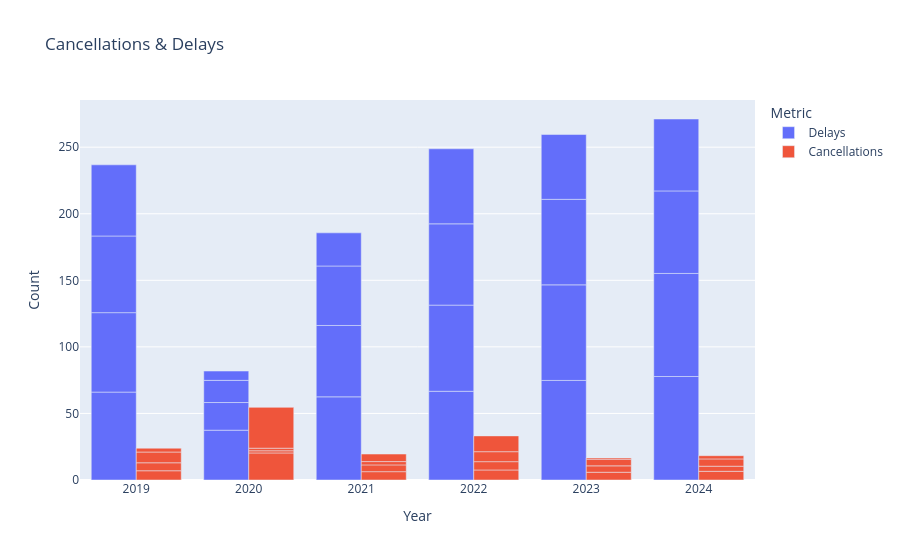

Here is the notebook cell this chart was saved with:
### Code cell
fig = px.bar(
    comparison,
    x='year',
    y=['Delays', 'Cancellations'],
    barmode='group',
    title='Cancellations & Delays',
    labels={'value': 'Count'}
)
fig.update_layout(
    legend_title_text='Metric' ,
    xaxis=dict(title='Year'),
)

fig.show()

### Figure 1 — Plotly figure (JSON) as saved in the notebook; plotly's stock layout.template omitted (floating-point values rounded to 4 significant figures)
{"data": [{"alignmentgroup": "True", "hovertemplate": "variable=Delays<br>year=%{x}<br>Count=%{y}<extra></extra>", "legendgroup": "Delays", "marker": {"color": "#636efa", "pattern": {"shape": ""}}, "name": "Delays", "offsetgroup": "Delays", "orientation": "v", "showlegend": true, "textposition": "auto", "type": "bar", "x": [2024, 2024, 2023, 2023, 2022, 2019, 2022, 2023, 2021, 2024, 2022, 2019, 2019, 2022, 2024, 2021, 2019, 2023, 2021, 2020, 2021, 2020, 2020, 2020], "xaxis": "x", "y": [77.73, 77.42, 74.79, 71.79, 66.65, 66.04, 64.73, 64.24, 62.46, 62.0, 61.04, 59.66, 57.58, 56.36, 54.01, 53.61, 53.45, 48.68, 44.69, 37.43, 24.89, 20.76, 16.67, 6.993], "yaxis": "y"}, {"alignmentgroup": "True", "hovertemplate": "variable=Cancellations<br>year=%{x}<br>Count=%{y}<extra></extra>", "legendgroup": "Cancellations", "marker": {"color": "#EF553B", "pattern": {"shape": ""}}, "name": "Cancellations", "offsetgroup": "Cancellations", "orientation": "v", "showlegend": true, "textposition": "auto", "type": "bar", "x": [2024, 2024, 2023, 2023, 2022, 2019, 2022, 2023, 2021, 2024, 2022, 2019, 2019, 2022, 2024, 2021, 2019, 2023, 2021, 2020, 2021, 2020, 2020, 2020], "xaxis": "x", "y": [6.526, 3.843, 5.832, 4.797, 7.54, 6.958, 6.23, 5.009, 6.259, 5.471, 7.501, 5.976, 8.078, 11.85, 2.413, 5.081, 2.873, 0.9773, 2.491, 20.33, 5.671, 1.621, 1.943, 30.67], "yaxis": "y"}], "layout": {"barmode": "group", "legend": {"title": {"text": "Metric"}, "tracegroupgap": 0}, "title": {"text": "Cancellations & Delays"}, "xaxis": {"anchor": "y", "domain": [0, 1], "title": {"text": "Year"}}, "yaxis": {"anchor": "x", "domain": [0, 1], "title": {"text": "Count"}}}}
